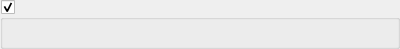
<?xml version="1.0" encoding="UTF-8"?>
<ui version="4.0">
 <class>MonoInterface</class>
 <widget class="QGroupBox" name="MonoInterface">
  <property name="geometry">
   <rect>
    <x>0</x>
    <y>0</y>
    <width>400</width>
    <height>49</height>
   </rect>
  </property>
  <property name="sizePolicy">
   <sizepolicy hsizetype="Minimum" vsizetype="Minimum">
    <horstretch>0</horstretch>
    <verstretch>0</verstretch>
   </sizepolicy>
  </property>
  <property name="windowTitle">
   <string>Frame</string>
  </property>
  <property name="title">
   <string/>
  </property>
  <property name="checkable">
   <bool>true</bool>
  </property>
  <layout class="QVBoxLayout" name="verticalLayout"/>
 </widget>
 <resources/>
 <connections/>
</ui>
